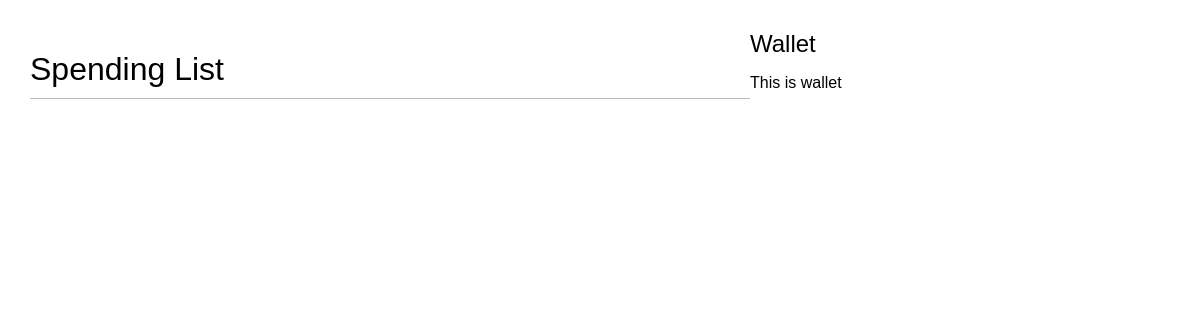
The page /wallet/spending on the database as committed earlier.
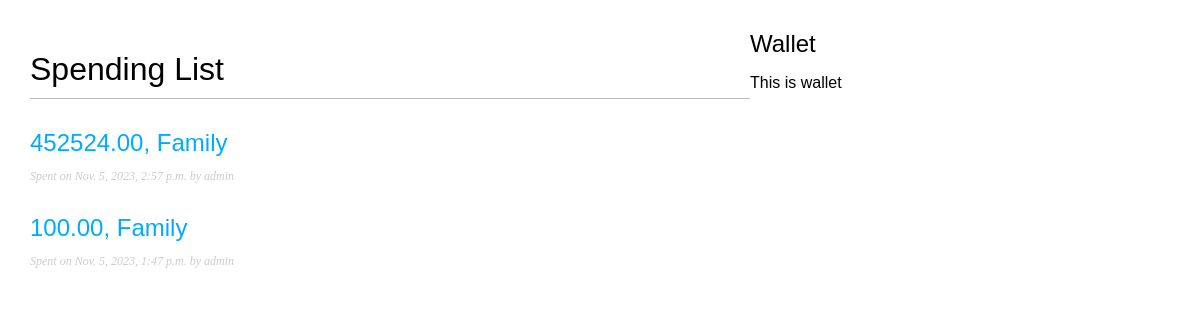
The same page on the database as committed later.
### wallet/models/spending.py (models this page shows, shortened)
class Spending(models.Model):
    class CurrencyChoices(models.IntegerChoices): # this subclass represents Python enum in Django
        KGS = 1, 'KGS'
        USD = 2, 'USD'
        RUB = 3, 'RUB'
        KZT = 4, 'KZT'
        EUR = 5, 'EUR'
        GBP = 6, 'GBP'
        CNY = 7, 'CNY'
        TRY = 8, 'TRY'
    amount = models.DecimalField(decimal_places=2, max_digits=12)
    currency = models.PositiveSmallIntegerField(
        choices=CurrencyChoices.choices,
        default=CurrencyChoices.KGS
    )
    slug = models.SlugField(max_length=150,
                            null=True,
                            unique_for_date='created_at')
    created_at = models.DateTimeField(auto_now_add=True)
    sub_category = models.ForeignKey(SubCategory,
                                     on_delete=models.CASCADE,
                                     null=True)
    wallet = models.ForeignKey(Wallet,
                               on_delete=models.CASCADE,
                               null=True)
    member = models.ForeignKey(User,
                               on_delete=models.CASCADE,
                               related_name='wallet_spendings')
    objects = models.Manager()
    spent = SpendingManager()
    class Meta:
        ordering = ['-created_at']
        indexes = [
            models.Index(fields=['-created_at'])
            ]
    def get_absolute_url(self):
        return reverse('wallet:spending_detail',
                       args=[self.created_at.year,
                             self.created_at.month,
                             self.created_at.day,
                             self.slug])

### wallet/models/wallet.py (models this page shows)
class Wallet(models.Model):
    name = models.CharField(max_length=50)
    slug = models.SlugField(max_length=50)
    def __str__(self) -> str:
        return self.name

### wallet/views.py (the view)
# urls.py: path('spending', views.spending_list, name='spending_list'),
def spending_list(request):
    spending = Spending.objects.all()
    return render(request,
                  'spending/list.html',
                  {'spending': spending})

### wallet/templates/spending/list.html (shortened to what this page needs)
{% extends 'wallet/base.html' %}
{% block content %}
    <h1>Spending List</h1>
    {% for obj in spending %}
        <h2>
            <a href="{{ obj.get_absolute_url }}">
                {{ obj.amount }}, {{ obj.wallet }}
            </a>
        </h2>
        <p class="date">
            Spent on {{obj.created_at}} by {{obj.member}}
        </p>
    {% endfor %}
{% endblock %}

### wallet/templates/wallet/base.html (shortened to what this page needs)
{% load static %}
<!DOCTYPE html>
<html lang="en">
<head>
    <link href="{% static 'css/wallet.css' %}" rel="stylesheet">
</head>
<body>
    <div id="content">
        {% block content %}
        {% endblock %}
    </div>
    <div>
        <h2>Wallet</h2>
        <p>This is {{ wallet.name }} wallet</p>
    </div>
</body>
</html>

### wallet/static/css/wallet.css (style rules this page uses)
body { margin:0; padding:0; font-family:helvetica, sans-serif; }
a { color:#00abff; text-decoration:none; }
h1 { font-weight:normal; border-bottom:1px solid #bbb; padding:0 0 10px 0; }
h2 { font-weight:normal; margin:30px 0 0; }
#content { float:left; width:60%; padding:0 0 0 30px; }
p.date { color:#ccc; font-family: georgia, serif; font-size: 12px; font-style: italic; }

Rows that differ between the two databases and show on the page:
added Spending: amount "452524.00", wallet "Family", created_at "Nov. 5, 2023, 2:57 p.m.", member "admin"
added Spending: amount "100.00", wallet "Family", created_at "Nov. 5, 2023, 1:47 p.m.", member "admin"
